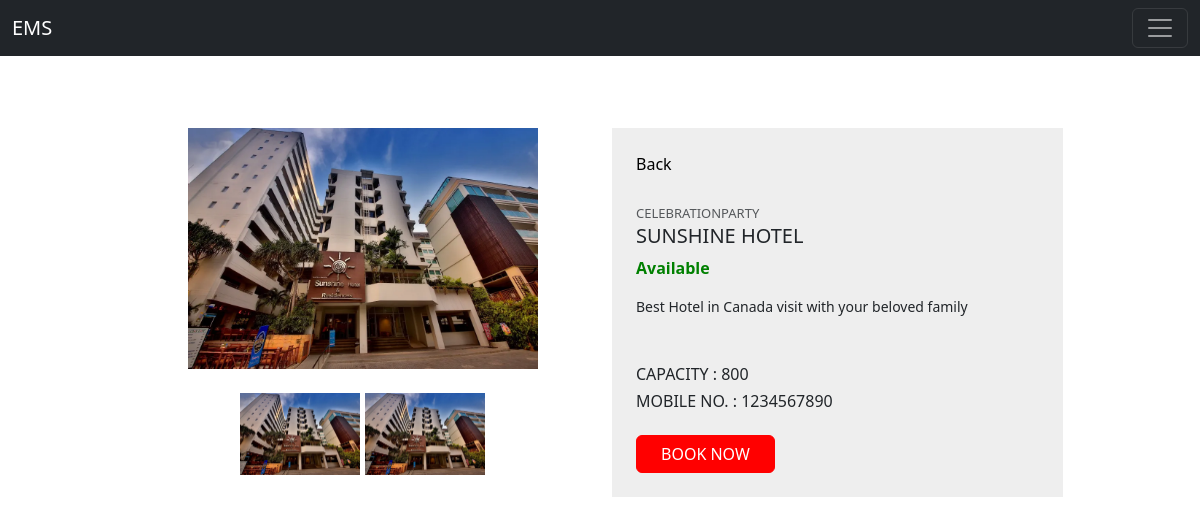
The page /venue/sunshine-hotel/ on the database its author committed.
### eventApp/models.py (models this page shows, shortened)
class Venues(models.Model):
    typV = (
        ('WeddingAnniversary', 'Wedding Anniversary'),
        ('BirthDay Party','BirthDay Party'),
        ('Conference', 'Conference'),
        ('CelebrationParty','Celebration Party'),
    )
    name = models.CharField(max_length=200)
    desc = models.CharField(max_length=300)
    img = models.ImageField(upload_to='venues/', null=True, blank=True)
    cpcty = models.PositiveIntegerField()
    mincpcty = models.PositiveIntegerField(blank=True,null=True)
    bkngPrice = models.PositiveIntegerField()
    rating = models.IntegerField(null=True, blank= True)
    areaSpecs = models.CharField(max_length=200)
    city = models.ForeignKey(City,on_delete=models.CASCADE,null=True,blank=True)
    address = models.CharField(max_length=400)
    availabililty = models.BooleanField(default=True)
    speciality = models.CharField(max_length=100,null=True,blank=True,choices=typV)
    slug = AutoSlugField(populate_from = 'name',unique=True,null=True,default=None,blank=True)
    mobNo = models.CharField(max_length=15,null=True,blank=True)
    def crEvent(self):
        return f'/createEvent/{self.slug}/'

### eventApp/views.py (the view)
# urls.py: path('venue/<slug:slug>/',views.venueDetail,name='venueDetail'),
def venueDetail(request, slug):
    venue = Venues.objects.get(slug = slug)
    context = {
        'venue' : venue,
    }
    return render(request,'main/details/venueDetail.html',context)

### templates/main/details/venueDetail.html (shortened to what this page needs)
{% extends 'index.html' %}
{% block content %}
{% load static %}
<div class="container mt-5 mb-5">
    <div class="row d-flex justify-content-center">
        <div class="col-md-10">
            <div class="card">
                <div class="row">
                    <div class="col-md-6">
                        <div class="images img-fluid">
                            <div class="text-center p-4"> <img id="main-image" class="img-fluid" src="{{venue.img.url}}" width="350" />
                            </div>
                            <div class="thumbnail text-center"> <img onclick="change_image(this)"
                                    src="{{venue.img.url}}" class="img-fluid" width="120"> <img onclick="change_image(this)"
                                    src="{{venue.img.url}}" class="img-fluid" width="120"> </div>
                        </div>
                    </div>
                    <div class="col-md-6 mt-4">
                        <div class="product p-4">
                            <div class="d-flex justify-content-between align-items-center">
                                <a href="{% url 'places' %}" style="text-decoration: none; color: #000;"><div class="d-flex align-items-center">  <span
                                    class="ml-1">Back</span> </div> </a>
                            </div>
                            <div class="mt-4 mb-3"> <span
                                    class="text-uppercase text-muted brand">{{venue.speciality}}</span>
                                <h5 class="text-uppercase">{{venue.name}}</h5>
                                <div class="price d-flex flex-row align-items-center">
                                    {% if venue.availabililty == True %}
                                        <span class="act-price" style="color: green;">Available</span>
                                    {% else %}
                                        <span class="act-price">Currently not available</span>
                                    {% endif %}
                                </div>
                            </div>
                            <p class="about">{{venue.desc}}</p>
                            <div class="sizes mt-5">
                                <h6 class="text-uppercase">Capacity : <span>{{venue.cpcty}}</span></h6>
                                <h6 class="text-uppercase">Mobile No. : <span>{{venue.mobNo}}</span></h6>
                            </div>
                            <a href="{{venue.crEvent}}" style="text-decoration: none; color: #fff;">
                                <div class="cart mt-4 align-items-center"> <button
                                    class="btn btn-danger text-uppercase mr-2 px-4">Book Now</button>
                                </div>
                            </a>
                        </div>
                    </div>
                </div>
            </div>
        </div>
    </div>
</div>
{% endblock %}

### templates/main/details/venueDetail.html (style rules this page uses)
body { background-color: #fff }
.card { border: none }
.product { background-color: #eee }
.brand { font-size: 13px }
.act-price { color: red; font-weight: 700 }
.about { font-size: 14px }
.btn-danger { background-color: #ff0000 !important; border-color: #ff0000 !important }

### rows shown on the page
Venues: img (picture), speciality "CELEBRATIONPARTY", name "SUNSHINE HOTEL", desc "Best Hotel in Canada visit with your beloved family", cpcty "800", mobNo "1234567890"
